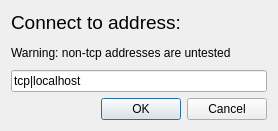
<ui version="4.0" >
 <class>connectDialog</class>
 <widget class="QDialog" name="connectDialog" >
  <property name="geometry" >
   <rect>
    <x>0</x>
    <y>0</y>
    <width>278</width>
    <height>131</height>
   </rect>
  </property>
  <property name="windowTitle" >
   <string>Dialog</string>
  </property>
  <layout class="QVBoxLayout" >
   <item>
    <widget class="QLabel" name="label" >
     <property name="text" >
      <string>&lt;html>&lt;head>&lt;meta name="qrichtext" content="1" />&lt;style type="text/css">
p, li { white-space: pre-wrap; }
&lt;/style>&lt;/head>&lt;body style=" font-family:'Sans Serif'; font-size:9pt; font-weight:400; font-style:normal;">
&lt;p style=" margin-top:0px; margin-bottom:0px; margin-left:0px; margin-right:0px; -qt-block-indent:0; text-indent:0px;">&lt;span style=" font-size:14pt;">Connect to address:&lt;/span>&lt;/p>&lt;/body>&lt;/html></string>
     </property>
    </widget>
   </item>
   <item>
    <widget class="QLabel" name="label_2" >
     <property name="text" >
      <string>Warning: non-tcp addresses are untested</string>
     </property>
    </widget>
   </item>
   <item>
    <widget class="QLineEdit" name="address" >
     <property name="text" >
      <string>tcp|localhost</string>
     </property>
    </widget>
   </item>
   <item>
    <widget class="QDialogButtonBox" name="buttonBox" >
     <property name="orientation" >
      <enum>Qt::Horizontal</enum>
     </property>
     <property name="standardButtons" >
      <set>QDialogButtonBox::Cancel|QDialogButtonBox::NoButton|QDialogButtonBox::Ok</set>
     </property>
    </widget>
   </item>
  </layout>
 </widget>
 <resources/>
 <connections>
  <connection>
   <sender>buttonBox</sender>
   <signal>accepted()</signal>
   <receiver>connectDialog</receiver>
   <slot>accept()</slot>
   <hints>
    <hint type="sourcelabel" >
     <x>248</x>
     <y>254</y>
    </hint>
    <hint type="destinationlabel" >
     <x>157</x>
     <y>274</y>
    </hint>
   </hints>
  </connection>
  <connection>
   <sender>buttonBox</sender>
   <signal>rejected()</signal>
   <receiver>connectDialog</receiver>
   <slot>reject()</slot>
   <hints>
    <hint type="sourcelabel" >
     <x>316</x>
     <y>260</y>
    </hint>
    <hint type="destinationlabel" >
     <x>286</x>
     <y>274</y>
    </hint>
   </hints>
  </connection>
 </connections>
</ui>
